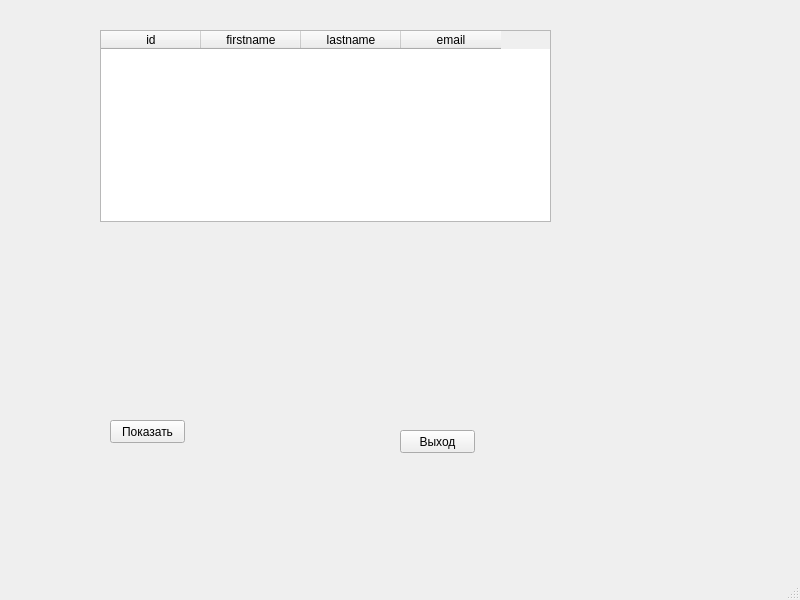
<?xml version="1.0" encoding="UTF-8"?>
<ui version="4.0">
 <class>MainWindow</class>
 <widget class="QMainWindow" name="MainWindow">
  <property name="geometry">
   <rect>
    <x>0</x>
    <y>0</y>
    <width>800</width>
    <height>600</height>
   </rect>
  </property>
  <property name="windowTitle">
   <string>MainWindow</string>
  </property>
  <widget class="QWidget" name="centralwidget">
   <widget class="QPushButton" name="pushButton">
    <property name="geometry">
     <rect>
      <x>110</x>
      <y>420</y>
      <width>75</width>
      <height>23</height>
     </rect>
    </property>
    <property name="text">
     <string>Показать</string>
    </property>
   </widget>
   <widget class="QPushButton" name="esc_btn">
    <property name="geometry">
     <rect>
      <x>400</x>
      <y>430</y>
      <width>75</width>
      <height>23</height>
     </rect>
    </property>
    <property name="text">
     <string>Выход</string>
    </property>
   </widget>
   <widget class="QTableWidget" name="tableWidget">
    <property name="geometry">
     <rect>
      <x>100</x>
      <y>30</y>
      <width>451</width>
      <height>192</height>
     </rect>
    </property>
    <column>
     <property name="text">
      <string>id</string>
     </property>
    </column>
    <column>
     <property name="text">
      <string>firstname</string>
     </property>
    </column>
    <column>
     <property name="text">
      <string>lastname</string>
     </property>
    </column>
    <column>
     <property name="text">
      <string>email</string>
     </property>
    </column>
   </widget>
  </widget>
  <widget class="QStatusBar" name="statusbar"/>
 </widget>
 <resources/>
 <connections/>
</ui>
